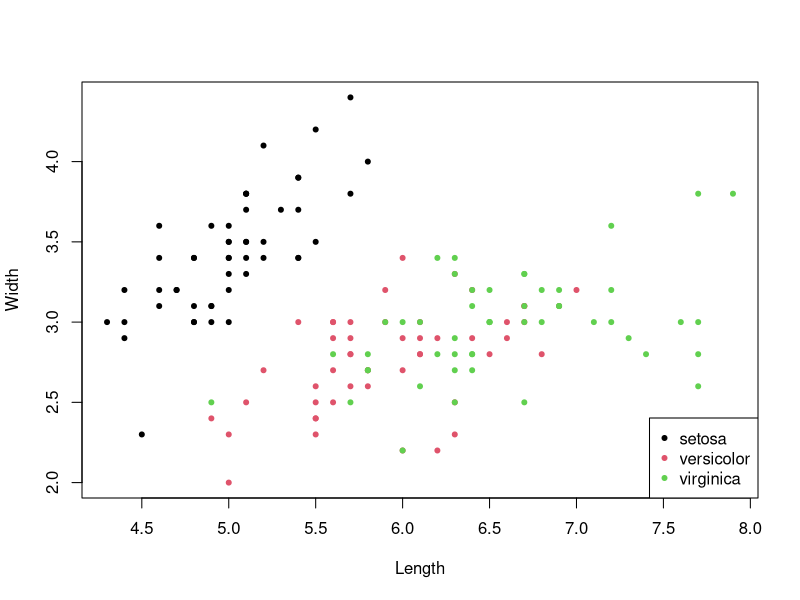
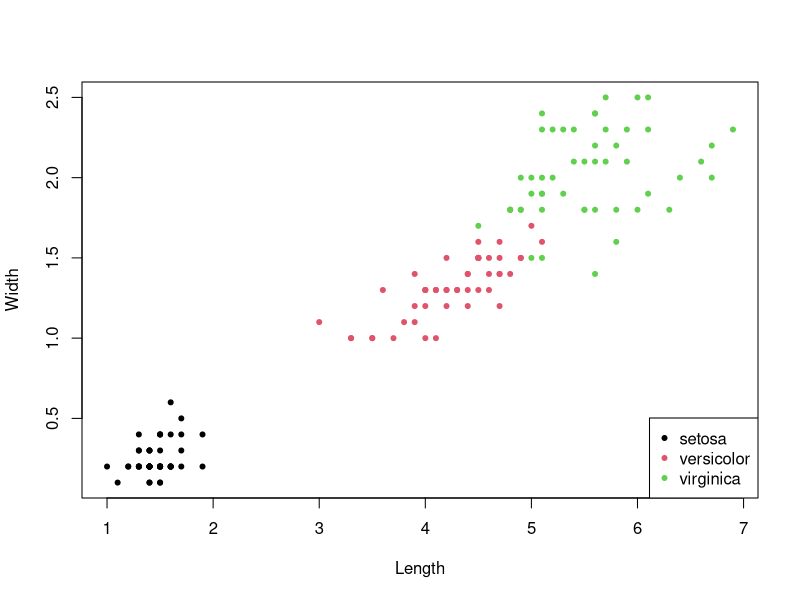

Write the R code that produced these figures, in order.
## ---- chunk 1
knitr::opts_chunk$set(echo = TRUE)
## ---- chunk 2
summary(iris)
## ---- chunk 3
llen <- iris$Sepal.Length
lwid <- iris$Sepal.Width
## ---- chunk 4
plot(llen, lwid, xlab = "Length", ylab = "Width",
pch = 20, col = as.numeric(iris$Species))
legend("bottomright", legend = levels(iris$Species), col = 1:3, pch = 20)
## ---- chunk 5
llen <- iris$Petal.Length
lwid <- iris$Petal.Width
## ---- chunk 6
plot(llen, lwid, xlab = "Length", ylab = "Width",
pch = 20, col = as.numeric(iris$Species))
legend("bottomright", legend = levels(iris$Species), col = 1:3, pch = 20)
